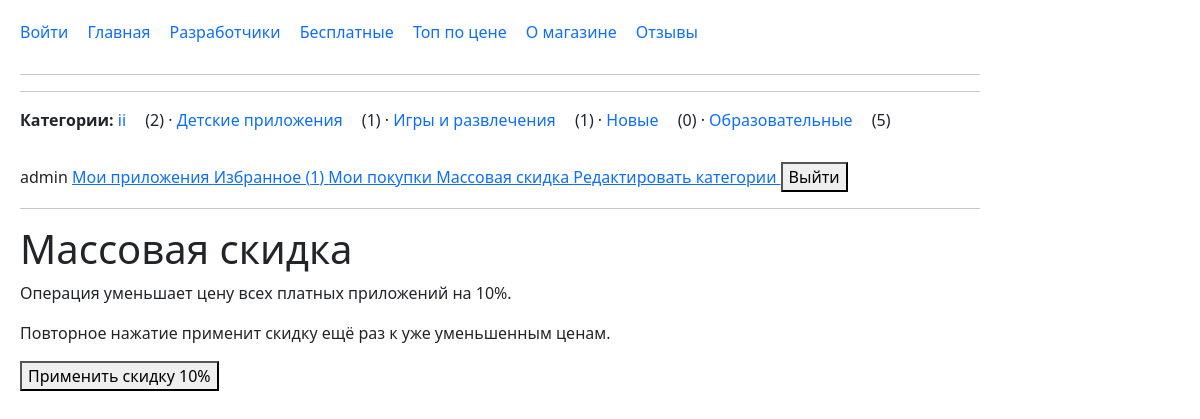
Screenshot of /bulk-discount/ (signed in) with the database file from the repository.
### mainapp/models.py (models this page shows, shortened)
class Category(models.Model):
    name = models.CharField(max_length=50)
    icon = models.ImageField(
        upload_to='categories/',
        blank=True,
        validators=[
            FileExtensionValidator(
                allowed_extensions=['png', 'jpg', 'jpeg', 'webp']
            )
        ],
    )

### mainapp/views.py (the view, shortened to what this page needs)
# urls.py: path('bulk-discount/',views.bulk_discount,name='bulk_discount',),
@login_required
def bulk_discount(request):
    can_bulk_edit = (
        request.user.is_staff
        or request.user.has_perm('mainapp.change_app')
    )
    if not can_bulk_edit:
        messages.error(
            request,
            'У вас нет права выполнять массовое изменение.'
        )
        return redirect('mainapp:home')
    return render(
        request,
        'mainapp/bulk_discount.html',
    )

### mainapp/context_processors.py (called while the page is built)
def store_menu(request):
    nav_categories = (
        Category.objects
        .annotate(apps_count=Count('apps'))
        .order_by('name')
    )
    return {
        'nav_categories': nav_categories,
    }

### mainapp/templates/mainapp/bulk_discount.html (shortened to what this page needs)
{% extends 'mainapp/base.html' %}
{% block content %}
<h1>Массовая скидка</h1>
<p>
    Операция уменьшает цену всех платных приложений на 10%.
</p>
<p>
    Повторное нажатие применит скидку ещё раз к уже уменьшенным ценам.
</p>
<form method="post">
    <button type="submit">
        Применить скидку 10%
    </button>
</form>
{% endblock %}

### mainapp/templates/mainapp/base.html (shortened to what this page needs)
{% load static %}
{% load django_bootstrap5 %}
<!DOCTYPE html>
<html lang="ru">
<head>
    <link rel="stylesheet" href="{% static 'mainapp/style.css' %}">
{% bootstrap_css %}
</head>
<nav>
    <a href="{% url 'mainapp:login' %}">Войти</a>
    <a href="{% url 'mainapp:home' %}">Главная</a>
    <a href="{% url 'mainapp:developers' %}">Разработчики</a>
    <a href="{% url 'mainapp:free' %}">Бесплатные</a>
    <a href="{% url 'mainapp:top' %}">Топ по цене</a>
    <a href="{% url 'mainapp:about' %}">О магазине</a>
    <a href="{% url 'mainapp:reviews' %}">Отзывы</a>
</nav>
<hr>
<hr>
<nav>
    <strong>Категории:</strong>
    {% for category in nav_categories %}
        <a href="{% url 'mainapp:category_detail' category.id category.name %}">
            {{ category.name }}
        </a>
        ({{ category.apps_count }})
        {% if not forloop.last %}
            ·
        {% endif %}
    {% empty %}
        Категорий пока нет.
    {% endfor %}
</nav>
{% if request.user.is_authenticated %}
    <span>{{ request.user.username }}</span>
    <a href="{% url 'mainapp:my_apps' %}">
        Мои приложения
    </a>
    <a href="{% url 'mainapp:favorites' %}">
        Избранное ({{ request.user.favorite_apps.count }})
    </a>
    <a href="{% url 'mainapp:my_purchases' %}">
    Мои покупки
    </a>
    {% if request.user.is_staff %}
    <a href="{% url 'mainapp:bulk_discount' %}">
        Массовая скидка
    </a>
    <a href="{% url 'mainapp:edit_categories' %}">
        Редактировать категории
    </a>
    {% endif %}
    <form method="post"
          action="{% url 'mainapp:logout' %}"
          style="display:inline;">
        <button type="submit">Выйти</button>
    </form>
{% endif %}
<hr>
{% block content %}
{% endblock %}
</body>
</html>

### mainapp/static/mainapp/style.css (style rules this page uses)
nav { margin-bottom: 30px; }
nav a { margin-right: 15px; text-decoration: none; }

### rows the page displays
Category: name "ii", apps_count "2"
Category: name "Детские приложения", apps_count "1"
Category: name "Игры и развлечения", apps_count "1"
Category: name "Новые", apps_count "0"
Category: name "Образовательные", apps_count "5"

### other values shown
{{ request.user.username }} "admin"
{{ request.user.favorite_apps.count }} "1"
